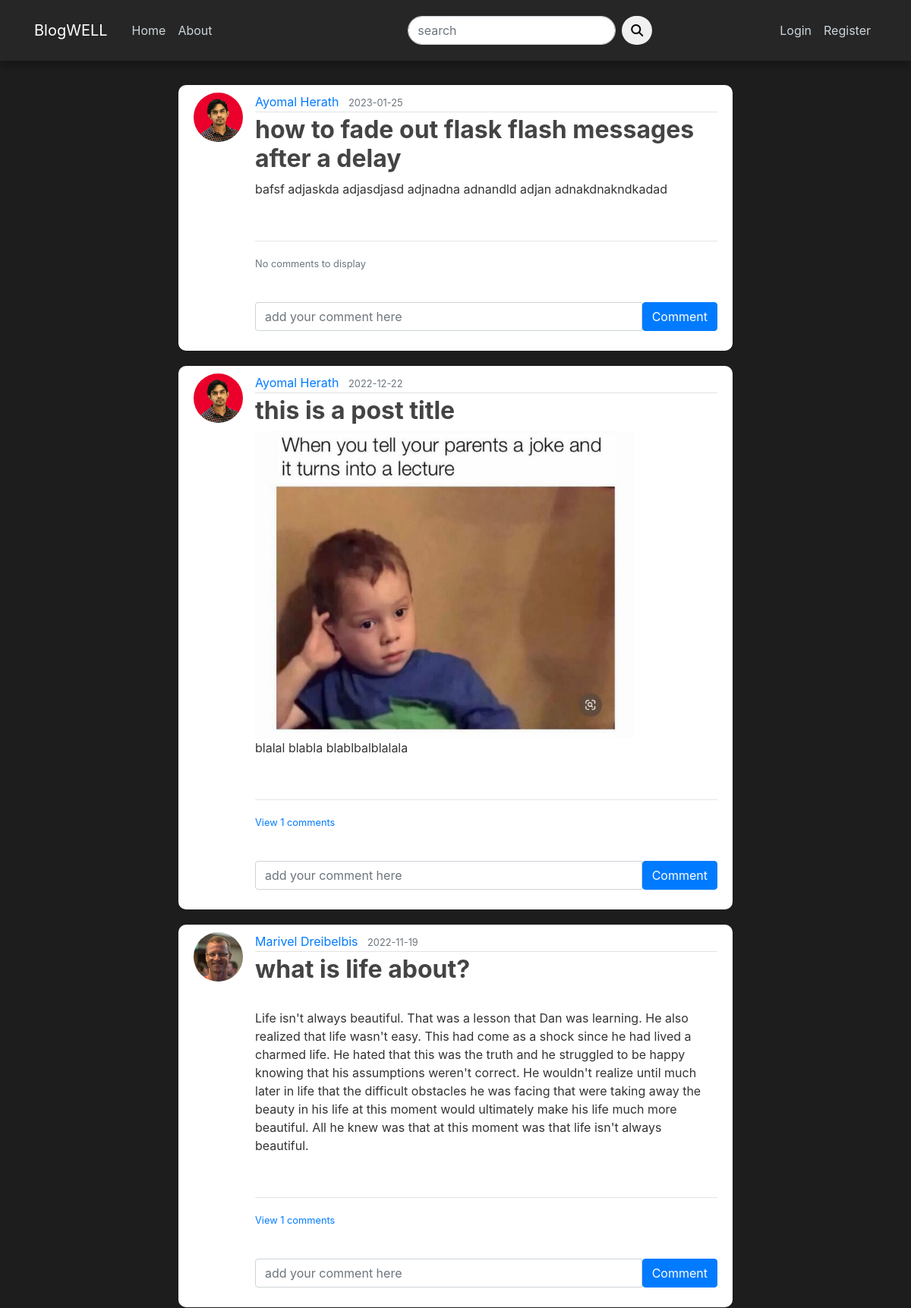
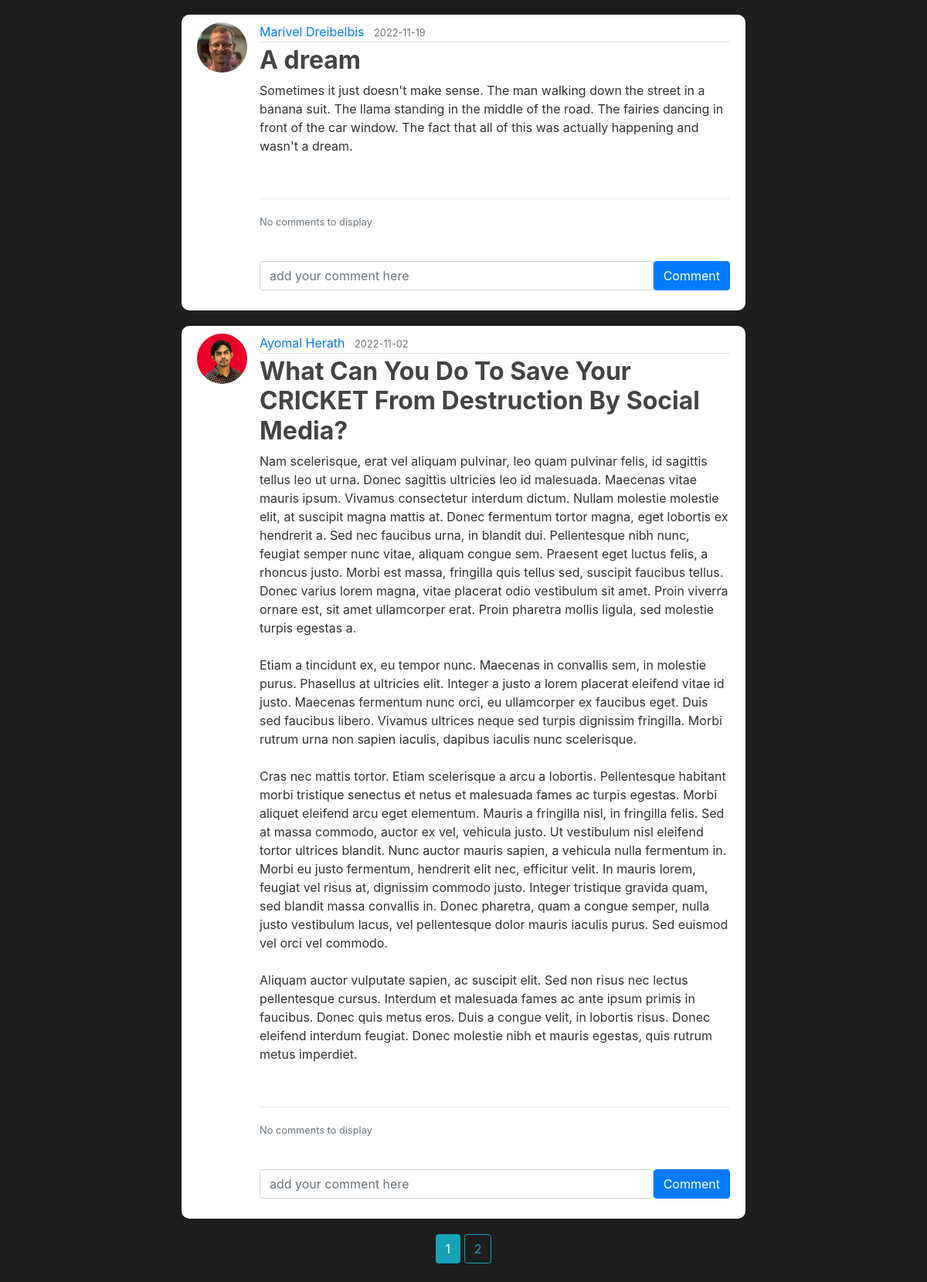
The page /home on the database its author committed (2 pictures, top to bottom).
### blog/models.py (models this page shows, shortened)
class Post(db.Model):
    id = db.Column(db.Integer, primary_key=True)
    title = db.Column(db.String(100), nullable=False)
    date_posted = db.Column(db.DateTime, nullable=False, default=datetime.utcnow)
    content = db.Column(db.Text, nullable=False)
    post_image = db.Column(db.String(200), nullable=True)
    user_id = db.Column(db.Integer, db.ForeignKey('user.id'), nullable=False)
    comments = db.relationship('Comment', backref='post', lazy=True)
    is_offensive = db.Column(db.Boolean, default=False)
    is_clean = db.Column(db.Boolean, default=False)

class User(db.Model, UserMixin):
    id = db.Column(db.Integer, primary_key=True)
    username = db.Column(db.String(20), unique=True, nullable=False)
    email = db.Column(db.String(120), unique=True, nullable=False)
    image_file = db.Column(db.String(20), nullable=False, default='default.jpg')
    password = db.Column(db.String(60), nullable=False)
    posts = db.relationship('Post', backref='author', lazy=True)
    comments = db.relationship('Comment', backref='author', lazy=True)
    is_admin = db.Column(db.Boolean, default=False)

### blog/main/routes.py (the view)
@main.route("/")
@main.route("/home")
def home():
    page = request.args.get('page', 1, type=int)
    posts = Post.query.order_by(Post.date_posted.desc()).paginate(page=page, per_page=5)#pagination and post order
    return render_template('home.html', posts=posts)

### blog/users/forms.py
class SearchForm(FlaskForm):
    searched = StringField('search', validators=[DataRequired()])
    submit = SubmitField('Submit')

### blog/users/routes.py (called while the page is built)
@app.context_processor
def home():
    form = SearchForm()
    return dict(form=form)

### blog/templates/home.html (shortened to what this page needs)
{% extends "layout.html" %}
{% block content %}
    {% for post in posts.items %}
        <article class="media content-section">
            <img src="{{ url_for('static', filename='profile_pics/' + post.author.image_file)}}" class="rounded-circle article-img" alt="">
            <div class="media-body">
            <div class="article-metadata">
                <a class="mr-2" href="{{url_for('users.user_posts', username=post.author.username )}}">{{ post.author.username }}</a>
                <small class="text-muted">{{ post.date_posted.strftime('%Y-%m-%d') }}</small>
            </div>
            <h2><a class="article-title font-weight-bold" href="{{ url_for('posts.post', post_id=post.id)}}">{{ post.title }}</a></h2>
            {% if post.post_image %}
                <div class="post-pic"><img src="{{url_for('static', filename = 'post_images/' + post.post_image)}}" alt="" height="auto" width="500px"></div>
                <div><p class="article-content">{{ post.content }}</p></div>
            {% else %}
                <div><p class="article-content">{{ post.content }}</p></div>
            {% endif %}
            <br><hr>
            <p class="card-text">
                {% if post.comments|length > 0 %}
                <a data-toggle="collapse" href="#comments-{{post.id}}" role="button" aria-expanded="false">
                    <small>View {{post.comments|length }} comments</small>
                </a>
                {% else%}
                <small class="text-muted">No comments to display</small>
                {% endif %}
            </p>
            <br>
            <form action="/comment/{{post.id}}" class="input-group mb-3" method="POST">
                <input type="text" name="text" id="text" class="form-control" placeholder="add your comment here"/>
                <button type="submit" class="btn btn-primary">Comment</button>
            </form>
            </div>
        </article>
    {% endfor %}
    <div class="pagi_btn text-center">
    {% for page_num in posts.iter_pages(left_edge=1, right_edge=1, left_current=1, right_current=2) %}
        {% if page_num %}
            {% if posts.page == page_num %}
                <a href="{{ url_for('main.home', page=page_num )}}" class="btn btn-info mb-4">{{ page_num }}</a>
            {% else %}
                <a href="{{ url_for('main.home', page=page_num )}}" class="btn btn-outline-info mb-4">{{ page_num }}</a>
            {% endif %}
        {% endif %}
    {% endfor %}
    </div>
{% endblock content %}

### blog/templates/layout.html (shortened to what this page needs)
<!DOCTYPE html>
<html lang="en">
<head>
     <link rel="stylesheet" href="https://cdn.jsdelivr.net/npm/bootstrap@4.3.1/dist/css/bootstrap.min.css">
     <link rel="stylesheet" type="text/css" href="{{ url_for('static', filename='main.css') }}">
     <link rel="stylesheet" href="https://cdnjs.cloudflare.com/ajax/libs/font-awesome/6.2.0/css/all.min.css" />
</head>
<body>
    <header class="site-header">
        <nav class="navbar navbar-expand-md navbar-dark bg-steel fixed-top">
          <div class="container">
            <a class="navbar-brand mr-4" href="/home">BlogWELL</a>
            <div class="collapse navbar-collapse" id="navbarToggle">
              <div class="navbar-nav mr-auto">
                {% if current_user.is_admin == True %}
                  <a class="nav-item nav-link" href="{{url_for('main.home')}}">Home</a>
                  <a class="nav-item nav-link" href="{{url_for('main.about')}}">About</a>
                  <a class="nav-item nav-link" href="/admin">Admin</a>
                {% else %}
                  <a class="nav-item nav-link" href="{{url_for('main.home')}}">Home</a>
                  <a class="nav-item nav-link" href="{{url_for('main.about')}}">About</a>
                {% endif %}
              </div>
              <form action="{{ url_for('users.search') }}" method="POST">
                <div class="input-group">
                  <div class="form-outline">
                    <input type="search" name="searched" id="form1" class="form-control" placeholder="search" />
                  </div>
                  <button type="submit" class="btn btn-primary btn-search">
                    <i class="fas fa-search"></i>
                  </button>
                </div>
              </form>
              <div class="navbar-nav">
                {% if current_user.is_authenticated %}
                  <a class="nav-item nav-link" href="{{url_for('posts.new_post')}}">New Post</a>
                  <a class="nav-item nav-link" href="{{url_for('users.account')}}">Account</a>
                  <a class="nav-item nav-link" href="{{url_for('users.logout')}}">Logout</a>
                {% else %}
                  <a class="nav-item nav-link" href="{{url_for('users.login')}}">Login</a>
                  <a class="nav-item nav-link" href="{{url_for('users.register')}}">Register</a>
                {% endif %}
              </div>
            </div>
          </div>
        </nav>
      </header>
      <main role="main" class="container">
        <div class="row">
          <div class="col-md-8 mx-auto">
            {% block content %}{% endblock %}
          </div>
          </div>
      </main>
</body>
</html>

### blog/static/main.css (style rules this page uses)
body { background: #1d1d1d; color: #333333; margin-top: 7rem; }
h1, h2, h3, h4, h5, h6 { color: #444444; }
.bg-steel { background-color: #272626; }
.navbar { height: 5rem; box-shadow: 0 8px 8px 0 rgba(0,0,0,.2); }
.site-header .navbar-nav .nav-link { color: #cbd5db; width: max-content; }
.site-header form { margin-left: 5rem; margin-right: 10rem; }
.site-header .input-group .form-outline .form-control { border-radius: 5rem; }
.site-header .input-group button { margin-left: 0.5rem; background-color: #f0f0f0; border: none; color: #000000; border-radius: 5rem; }
.content-section { background: #ffffff; padding: 10px 20px; border-radius: 10px; margin-bottom: 20px; }
.article-title { color: #444444; }
.article-content { white-space: pre-line; }
.article-img { height: 65px; width: 65px; margin-right: 16px; }
.article-metadata { padding-bottom: 1px; margin-bottom: 4px; border-bottom: 1px solid #e3e3e3 }

### rows shown on the page
Post: image_file (picture), author.username "Ayomal Herath", date_posted "2023-01-25", title "how to fade out flask flash messages after a delay", content "bafsf adjaskda adjasdjasd adjnadna adnandld adjan adnakdnakndkadad", shows "No comments to display"
Post: image_file (picture), author.username "Ayomal Herath", date_posted "2022-12-22", title "this is a post title", post_image (picture), content "blalal blabla blablbalblalala", comments|length "1"
Post: image_file (picture), author.username "Marivel Dreibelbis", date_posted "2022-11-19", title "what is life about?", content "Life isn't always beautiful. That was a lesson that Dan was learning. He also realized that life wasn't easy. This had come as a shock since he had lived a charmed life. He hated that this was the truth and he struggled to be happy knowing that his assumptions weren't correct. He wouldn't realize until much later in life that the difficult obstacles he was facing that were taking away the beauty in his life at this moment would ultimately make his life much more beautiful. All he knew was that at this moment was that life isn't always beautiful.", comments|length "1"
Post: image_file (picture), author.username "Marivel Dreibelbis", date_posted "2022-11-19", title "A dream", content "Sometimes it just doesn't make sense. The man walking down the street in a banana suit. The llama standing in the middle of the road. The fairies dancing in front of the car window. The fact that all of this was actually happening and wasn't a dream.", shows "No comments to display"
Post: image_file (picture), author.username "Ayomal Herath", date_posted "2022-11-02", title "What Can You Do To Save Your CRICKET From Destruction By Social Media?", content "Nam scelerisque, erat vel aliquam pulvinar, leo quam pulvinar felis, id sagittis tellus leo ut urna. Donec sagittis ultricies leo id malesuada. Maecenas vitae mauris ipsum. Vivamus consectetur interdum dictum. Nullam molestie molestie elit, at suscipit magna mattis at. Donec fermentum tortor magna, eget lobortis ex hendrerit a. Sed nec faucibus urna, in blandit dui. Pellentesque nibh nunc, feugiat semper nunc vitae, aliquam congue sem. Praesent eget luctus felis, a rhoncus justo. Morbi est massa, fringilla quis tellus sed, suscipit faucibus tellus. Donec varius lorem magna, vitae placerat odio vestibulum sit amet. Proin viverra ornare est, sit amet ullamcorper erat. Proin pharetra mollis…", shows "No comments to display"

### other values the page prints
{{ page_num }} "1"
{{ page_num }} "2"
